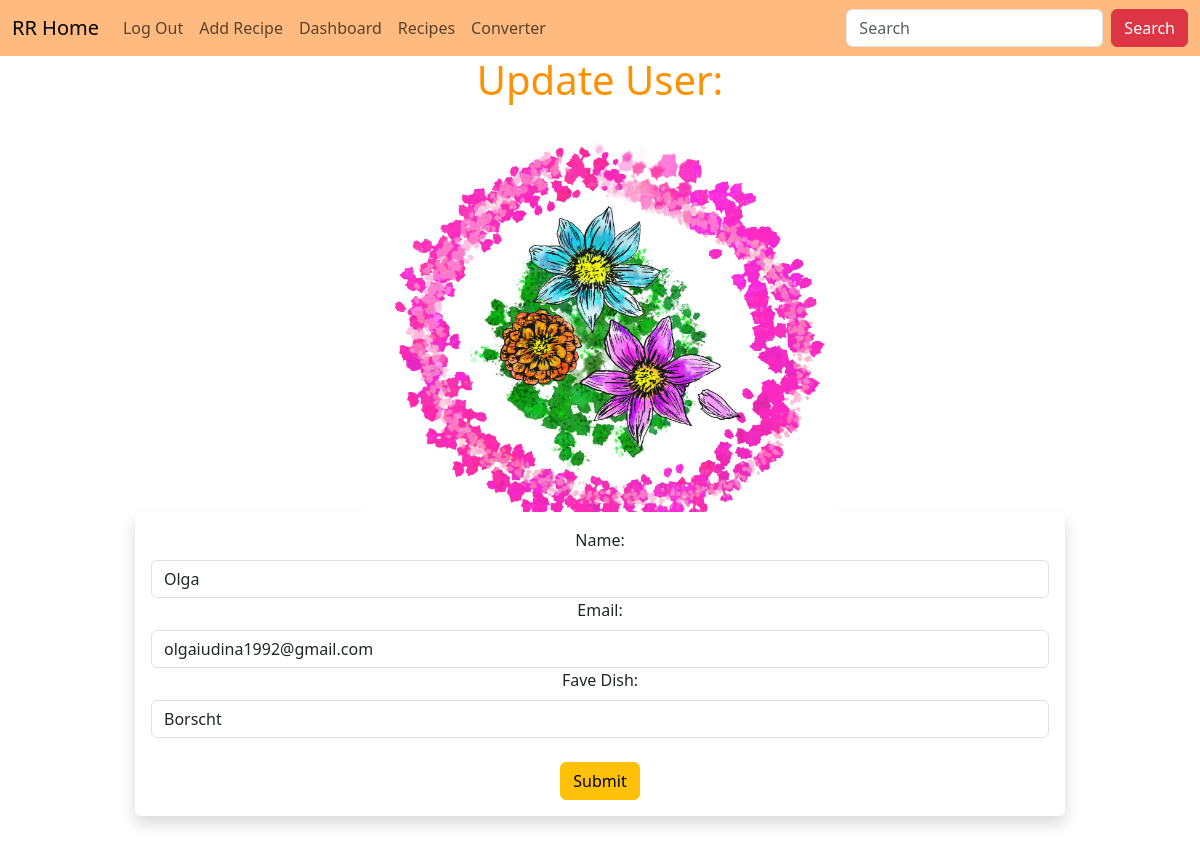
The app's page /update/1 (signed in) with its own data.
### starter.py (models this page shows, shortened)
class Users(db.Model, UserMixin):
    id = db.Column(db.Integer, primary_key=True)
    name = db.Column(db.String(200), nullable=False)
    favorite_dish = db.Column(db.String(200))
    email = db.Column(db.String(100), nullable=False, unique=True)
    date_added = db.Column(db.DateTime, default=datetime.utcnow)
    recipes = db.relationship('Recipes', backref='poster', cascade='save-update, merge, delete', passive_deletes=True)
    password_hash = db.Column(db.String(150))
    @property
    def password(self):
        raise AttributeError('Password is not a readable attribute!')

### starter.py (the view)
@app.route('/update/<int:id>', methods=["GET", "POST"])
@login_required
def update(id):
    form = UserForm()
    name_updated = Users.query.get_or_404(id)
    if request.method == "POST":
        name_updated.name = request.form['name']
        name_updated.favorite_dish = request.form['favorite_dish']
        name_updated.email = request.form['email']
        try:
            db.session.commit()
            flash("Updated Successfully!")
            return render_template('update.html', name_updated=name_updated, form=form)
        except:
            flash("Failed to Update User")
            return render_template('update.html', name_updated=name_updated, form=form)
    else:
        return render_template('update.html', name_updated=name_updated, form=form)

### webforms.py
class UserForm(FlaskForm):
    name = StringField("Name: ", validators=[DataRequired()])
    favorite_dish = StringField("Fave Dish: ")
    email = StringField("Email: ", validators=[DataRequired()])
    password_hash = PasswordField('Password', validators=[DataRequired(), EqualTo('password_hash', message='Passwords Must Match')])
    password_hash2 = PasswordField('Confirm Password', validators=[DataRequired()])
    submit = SubmitField("Submit")

class SearchForm(FlaskForm):
    searchbar = StringField("Search", validators=[DataRequired()])
    submit = SubmitField('Submit')

### starter.py (called while the page is built)
@login_manager.user_loader
def load_user(user_id):
    return Users.query.get(int(user_id))

@app.context_processor
def base():
    form=SearchForm()
    return dict(form=form)

### templates/update.html (shortened to what this page needs)
{% extends 'base.html' %}
{%block content%}
<center>
    <h1>Update User: </h1>
    <img src="{{url_for('static', filename='images/floral.png')}}">
    <div class="col-10">
    <div class="shadow p-3 mb-5 bg-body rounded">
    <form action="/update/{{name_updated.id}}" method="POST">
        {{form.name.label(class="form-label")}}
        {{form.name(class="form-control", value=name_updated.name)}}
        {{form.email.label(class="form-label")}}
        {{form.email(class="form-control", value=name_updated.email)}}
        {{form.favorite_dish.label(class="form-label")}}
        {{form.favorite_dish(class="form-control", value=name_updated.favorite_dish)}}
        <br />
        {{form.submit(class="btn btn-warning")}}
    </form>
    </div>
    </div>
</center>
{% endblock %}

### static/css/style.css (style rules this page uses)
h1 { color: rgb(255, 145, 0); }
img { max-width: 600px; max-height: 400px; }

### records on screen
Users: name "Olga", email "olgaiudina1992@gmail.com", favorite_dish "Borscht"
